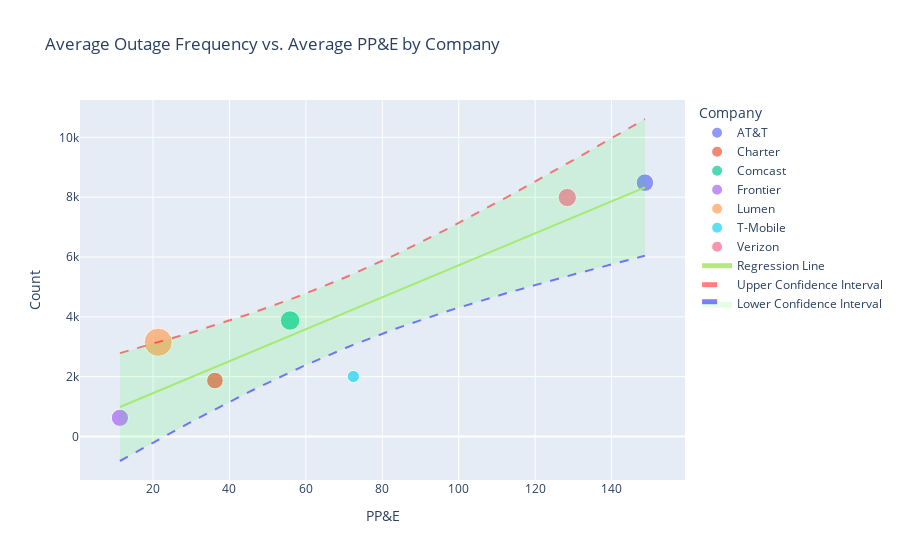

The notebook cell saved with this chart:
### Code cell
from visualization import PlotlyVisualizer

vis = PlotlyVisualizer('prepared_data.csv', 'datasets')
vis.plot_average_outage_vs_ppe(enable_ci=True)

### Figure 1 — Plotly figure (JSON) as saved in the notebook; plotly's stock layout.template omitted (floating-point values rounded to 4 significant figures)
{"data": [{"customdata": [[57.08]], "hovertemplate": "Company=AT&T<br>PP&E=%{x:.2f}<br>Count=%{y:.2f}<br>Outage per PP&E=%{customdata[0]:.2f}<extra></extra>", "legendgroup": "AT&T", "marker": {"color": "#636efa", "size": [57.08], "sizemode": "area", "sizeref": 0.3694, "symbol": "circle"}, "mode": "markers", "name": "AT&T", "orientation": "v", "showlegend": true, "type": "scatter", "x": [148.7], "xaxis": "x", "y": [8487.0], "yaxis": "y"}, {"customdata": [[51.43]], "hovertemplate": "Company=Charter<br>PP&E=%{x:.2f}<br>Count=%{y:.2f}<br>Outage per PP&E=%{customdata[0]:.2f}<extra></extra>", "legendgroup": "Charter", "marker": {"color": "#EF553B", "size": [51.43], "sizemode": "area", "sizeref": 0.3694, "symbol": "circle"}, "mode": "markers", "name": "Charter", "orientation": "v", "showlegend": true, "type": "scatter", "x": [36.19], "xaxis": "x", "y": [1869.0], "yaxis": "y"}, {"customdata": [[69.95]], "hovertemplate": "Company=Comcast<br>PP&E=%{x:.2f}<br>Count=%{y:.2f}<br>Outage per PP&E=%{customdata[0]:.2f}<extra></extra>", "legendgroup": "Comcast", "marker": {"color": "#00cc96", "size": [69.95], "sizemode": "area", "sizeref": 0.3694, "symbol": "circle"}, "mode": "markers", "name": "Comcast", "orientation": "v", "showlegend": true, "type": "scatter", "x": [55.85], "xaxis": "x", "y": [3877.0], "yaxis": "y"}, {"customdata": [[55.22]], "hovertemplate": "Company=Frontier<br>PP&E=%{x:.2f}<br>Count=%{y:.2f}<br>Outage per PP&E=%{customdata[0]:.2f}<extra></extra>", "legendgroup": "Frontier", "marker": {"color": "#ab63fa", "size": [55.22], "sizemode": "area", "sizeref": 0.3694, "symbol": "circle"}, "mode": "markers", "name": "Frontier", "orientation": "v", "showlegend": true, "type": "scatter", "x": [11.33], "xaxis": "x", "y": [622.8], "yaxis": "y"}, {"customdata": [[147.8]], "hovertemplate": "Company=Lumen<br>PP&E=%{x:.2f}<br>Count=%{y:.2f}<br>Outage per PP&E=%{customdata[0]:.2f}<extra></extra>", "legendgroup": "Lumen", "marker": {"color": "#FFA15A", "size": [147.8], "sizemode": "area", "sizeref": 0.3694, "symbol": "circle"}, "mode": "markers", "name": "Lumen", "orientation": "v", "showlegend": true, "type": "scatter", "x": [21.34], "xaxis": "x", "y": [3150.0], "yaxis": "y"}, {"customdata": [[27.69]], "hovertemplate": "Company=T-Mobile<br>PP&E=%{x:.2f}<br>Count=%{y:.2f}<br>Outage per PP&E=%{customdata[0]:.2f}<extra></extra>", "legendgroup": "T-Mobile", "marker": {"color": "#19d3f3", "size": [27.69], "sizemode": "area", "sizeref": 0.3694, "symbol": "circle"}, "mode": "markers", "name": "T-Mobile", "orientation": "v", "showlegend": true, "type": "scatter", "x": [72.43], "xaxis": "x", "y": [2005.0], "yaxis": "y"}, {"customdata": [[62.23]], "hovertemplate": "Company=Verizon<br>PP&E=%{x:.2f}<br>Count=%{y:.2f}<br>Outage per PP&E=%{customdata[0]:.2f}<extra></extra>", "legendgroup": "Verizon", "marker": {"color": "#FF6692", "size": [62.23], "sizemode": "area", "sizeref": 0.3694, "symbol": "circle"}, "mode": "markers", "name": "Verizon", "orientation": "v", "showlegend": true, "type": "scatter", "x": [128.4], "xaxis": "x", "y": [7990.0], "yaxis": "y"}, {"hoverinfo": "text", "mode": "lines", "name": "Regression Line", "text": ["Predicted Outage Freq. = 53.47 * PP&E + 377.61<br>Correlation coefficient: 0.92<br>Predicted value: 983.1", "Predicted Outage Freq. = 53.47 * PP&E + 377.61<br>Correlation coefficient: 0.92<br>Predicted value: 1057.3", "Predicted Outage Freq. = 53.47 * PP&E + 377.61<br>Correlation coefficient: 0.92<br>Predicted value: 1131.5", "Predicted Outage Freq. = 53.47 * PP&E + 377.61<br>Correlation coefficient: 0.92<br>Predicted value: 1205.7", "Predicted Outage Freq. = 53.47 * PP&E + 377.61<br>Correlation coefficient: 0.92<br>Predicted value: 1279.9", "Predicted Outage Freq. = 53.47 * PP&E + 377.61<br>Correlation coefficient: 0.92<br>Predicted value: 1354.1", "Predicted Outage Freq. = 53.47 * PP&E + 377.61<br>Correlation coefficient: 0.92<br>Predicted value: 1428.4", "Predicted Outage Freq. = 53.47 * PP&E + 377.61<br>Correlation coefficient: 0.92<br>Predicted value: 1502.6", "Predicted Outage Freq. = 53.47 * PP&E + 377.61<br>Correlation coefficient: 0.92<br>Predicted value: 1576.8", "Predicted Outage Freq. = 53.47 * PP&E + 377.61<br>Correlation coefficient: 0.92<br>Predicted value: 1651.0", "Predicted Outage Freq. = 53.47 * PP&E + 377.61<br>Correlation coefficient: 0.92<br>Predicted value: 1725.2", "Predicted Outage Freq. = 53.47 * PP&E + 377.61<br>Correlation coefficient: 0.92<br>Predicted value: 1799.4", "Predicted Outage Freq. = 53.47 * PP&E + 377.61<br>Correlation coefficient: 0.92<br>Predicted value: 1873.6", "Predicted Outage Freq. = 53.47 * PP&E + 377.61<br>Correlation coefficient: 0.92<br>Predicted value: 1947.8", "Predicted Outage Freq. = 53.47 * PP&E + 377.61<br>Correlation coefficient: 0.92<br>Predicted value: 2022.0", "Predicted Outage Freq. = 53.47 * PP&E + 377.61<br>Correlation coefficient: 0.92<br>Predicted value: 2096.2", "Predicted Outage Freq. = 53.47 * PP&E + 377.61<br>Correlation coefficient: 0.92<br>Predicted value: 2170.4", "Predicted Outage Freq. = 53.47 * PP&E + 377.61<br>Correlation coefficient: 0.92<br>Predicted value: 2244.6", "Predicted Outage Freq. = 53.47 * PP&E + 377.61<br>Correlation coefficient: 0.92<br>Predicted value: 2318.9", "Predicted Outage Freq. = 53.47 * PP&E + 377.61<br>Correlation coefficient: 0.92<br>Predicted value: 2393.1", "Predicted Outage Freq. = 53.47 * PP&E + 377.61<br>Correlation coefficient: 0.92<br>Predicted value: 2467.3", "Predicted Outage Freq. = 53.47 * PP&E + 377.61<br>Correlation coefficient: 0.92<br>Predicted value: 2541.5", "Predicted Outage Freq. = 53.47 * PP&E + 377.61<br>Correlation coefficient: 0.92<br>Predicted value: 2615.7", "Predicted Outage Freq. = 53.47 * PP&E + 377.61<br>Correlation coefficient: 0.92<br>Predicted value: 2689.9", "Predicted Outage Freq. = 53.47 * PP&E + 377.61<br>Correlation coefficient: 0.92<br>Predicted value: 2764.1", "Predicted Outage Freq. = 53.47 * PP&E + 377.61<br>Correlation coefficient: 0.92<br>Predicted value: 2838.3", "Predicted Outage Freq. = 53.47 * PP&E + 377.61<br>Correlation coefficient: 0.92<br>Predicted value: 2912.5", "Predicted Outage Freq. = 53.47 * PP&E + 377.61<br>Correlation coefficient: 0.92<br>Predicted value: 2986.7", "Predicted Outage Freq. = 53.47 * PP&E + 377.61<br>Correlation coefficient: 0.92<br>Predicted value: 3060.9", "Predicted Outage Freq. = 53.47 * PP&E + 377.61<br>Correlation coefficient: 0.92<br>Predicted value: 3135.1", "Predicted Outage Freq. = 53.47 * PP&E + 377.61<br>Correlation coefficient: 0.92<br>Predicted value: 3209.3", "Predicted Outage Freq. = 53.47 * PP&E + 377.61<br>Correlation coefficient: 0.92<br>Predicted value: 3283.6", "Predicted Outage Freq. = 53.47 * PP&E + 377.61<br>Correlation coefficient: 0.92<br>Predicted value: 3357.8", "Predicted Outage Freq. = 53.47 * PP&E + 377.61<br>Correlation coefficient: 0.92<br>Predicted value: 3432.0", "Predicted Outage Freq. = 53.47 * PP&E + 377.61<br>Correlation coefficient: 0.92<br>Predicted value: 3506.2", "Predicted Outage Freq. = 53.47 * PP&E + 377.61<br>Correlation coefficient: 0.92<br>Predicted value: 3580.4", "Predicted Outage Freq. = 53.47 * PP&E + 377.61<br>Correlation coefficient: 0.92<br>Predicted value: 3654.6", "Predicted Outage Freq. = 53.47 * PP&E + 377.61<br>Correlation coefficient: 0.92<br>Predicted value: 3728.8", "Predicted Outage Freq. = 53.47 * PP&E + 377.61<br>Correlation coefficient: 0.92<br>Predicted value: 3803.0", "Predicted Outage Freq. = 53.47 * PP&E + 377.61<br>Correlation coefficient: 0.92<br>Predicted value: 3877.2", "Predicted Outage Freq. = 53.47 * PP&E + 377.61<br>Correlation coefficient: 0.92<br>Predicted value: 3951.4", "Predicted Outage Freq. = 53.47 * PP&E + 377.61<br>Correlation coefficient: 0.92<br>Predicted value: 4025.6", "Predicted Outage Freq. = 53.47 * PP&E + 377.61<br>Correlation coefficient: 0.92<br>Predicted value: 4099.8", "Predicted Outage Freq. = 53.47 * PP&E + 377.61<br>Correlation coefficient: 0.92<br>Predicted value: 4174.0", "Predicted Outage Freq. = 53.47 * PP&E + 377.61<br>Correlation coefficient: 0.92<br>Predicted value: 4248.3", "Predicted Outage Freq. = 53.47 * PP&E + 377.61<br>Correlation coefficient: 0.92<br>Predicted value: 4322.5", "Predicted Outage Freq. = 53.47 * PP&E + 377.61<br>Correlation coefficient: 0.92<br>Predicted value: 4396.7", "Predicted Outage Freq. = 53.47 * PP&E + 377.61<br>Correlation coefficient: 0.92<br>Predicted value: 4470.9", "Predicted Outage Freq. = 53.47 * PP&E + 377.61<br>Correlation coefficient: 0.92<br>Predicted value: 4545.1", "Predicted Outage Freq. = 53.47 * PP&E + 377.61<br>Correlation coefficient: 0.92<br>Predicted value: 4619.3", "Predicted Outage Freq. = 53.47 * PP&E + 377.61<br>Correlation coefficient: 0.92<br>Predicted value: 4693.5", "Predicted Outage Freq. = 53.47 * PP&E + 377.61<br>Correlation coefficient: 0.92<br>Predicted value: 4767.7", "Predicted Outage Freq. = 53.47 * PP&E + 377.61<br>Correlation coefficient: 0.92<br>Predicted value: 4841.9", "Predicted Outage Freq. = 53.47 * PP&E + 377.61<br>Correlation coefficient: 0.92<br>Predicted value: 4916.1", "Predicted Outage Freq. = 53.47 * PP&E + 377.61<br>Correlation coefficient: 0.92<br>Predicted value: 4990.3", "Predicted Outage Freq. = 53.47 * PP&E + 377.61<br>Correlation coefficient: 0.92<br>Predicted value: 5064.5", "Predicted Outage Freq. = 53.47 * PP&E + 377.61<br>Correlation coefficient: 0.92<br>Predicted value: 5138.8", "Predicted Outage Freq. = 53.47 * PP&E + 377.61<br>Correlation coefficient: 0.92<br>Predicted value: 5213.0", "Predicted Outage Freq. = 53.47 * PP&E + 377.61<br>Correlation coefficient: 0.92<br>Predicted value: 5287.2", "Predicted Outage Freq. = 53.47 * PP&E + 377.61<br>Correlation coefficient: 0.92<br>Predicted value: 5361.4", "Predicted Outage Freq. = 53.47 * PP&E + 377.61<br>Correlation coefficient: 0.92<br>Predicted value: 5435.6", "Predicted Outage Freq. = 53.47 * PP&E + 377.61<br>Correlation coefficient: 0.92<br>Predicted value: 5509.8", "Predicted Outage Freq. = 53.47 * PP&E + 377.61<br>Correlation coefficient: 0.92<br>Predicted value: 5584.0", "Predicted Outage Freq. = 53.47 * PP&E + 377.61<br>Correlation coefficient: 0.92<br>Predicted value: 5658.2", "Predicted Outage Freq. = 53.47 * PP&E + 377.61<br>Correlation coefficient: 0.92<br>Predicted value: 5732.4", "Predicted Outage Freq. = 53.47 * PP&E + 377.61<br>Correlation coefficient: 0.92<br>Predicted value: 5806.6", "Predicted Outage Freq. = 53.47 * PP&E + 377.61<br>Correlation coefficient: 0.92<br>Predicted value: 5880.8", "Predicted Outage Freq. = 53.47 * PP&E + 377.61<br>Correlation coefficient: 0.92<br>Predicted value: 5955.0", "Predicted Outage Freq. = 53.47 * PP&E + 377.61<br>Correlation coefficient: 0.92<br>Predicted value: 6029.2", "Predicted Outage Freq. = 53.47 * PP&E + 377.61<br>Correlation coefficient: 0.92<br>Predicted value: 6103.5", "Predicted Outage Freq. = 53.47 * PP&E + 377.61<br>Correlation coefficient: 0.92<br>Predicted value: 6177.7", "Predicted Outage Freq. = 53.47 * PP&E + 377.61<br>Correlation coefficient: 0.92<br>Predicted value: 6251.9", "Predicted Outage Freq. = 53.47 * PP&E + 377.61<br>Correlation coefficient: 0.92<br>Predicted value: 6326.1", "Predicted Outage Freq. = 53.47 * PP&E + 377.61<br>Correlation coefficient: 0.92<br>Predicted value: 6400.3", "Predicted Outage Freq. = 53.47 * PP&E + 377.61<br>Correlation coefficient: 0.92<br>Predicted value: 6474.5", "Predicted Outage Freq. = 53.47 * PP&E + 377.61<br>Correlation coefficient: 0.92<br>Predicted value: 6548.7", "Predicted Outage Freq. = 53.47 * PP&E + 377.61<br>Correlation coefficient: 0.92<br>Predicted value: 6622.9", "Predicted Outage Freq. = 53.47 * PP&E + 377.61<br>Correlation coefficient: 0.92<br>Predicted value: 6697.1", "Predicted Outage Freq. = 53.47 * PP&E + 377.61<br>Correlation coefficient: 0.92<br>Predicted value: 6771.3", "Predicted Outage Freq. = 53.47 * PP&E + 377.61<br>Correlation coefficient: 0.92<br>Predicted value: 6845.5", "Predicted Outage Freq. = 53.47 * PP&E + 377.61<br>Correlation coefficient: 0.92<br>Predicted value: 6919.7", "Predicted Outage Freq. = 53.47 * PP&E + 377.61<br>Correlation coefficient: 0.92<br>Predicted value: 6994.0", "Predicted Outage Freq. = 53.47 * PP&E + 377.61<br>Correlation coefficient: 0.92<br>Predicted value: 7068.2", "Predicted Outage Freq. = 53.47 * PP&E + 377.61<br>Correlation coefficient: 0.92<br>Predicted value: 7142.4", "Predicted Outage Freq. = 53.47 * PP&E + 377.61<br>Correlation coefficient: 0.92<br>Predicted value: 7216.6", "Predicted Outage Freq. = 53.47 * PP&E + 377.61<br>Correlation coefficient: 0.92<br>Predicted value: 7290.8", "Predicted Outage Freq. = 53.47 * PP&E + 377.61<br>Correlation coefficient: 0.92<br>Predicted value: 7365.0", "Predicted Outage Freq. = 53.47 * PP&E + 377.61<br>Correlation coefficient: 0.92<br>Predicted value: 7439.2", "Predicted Outage Freq. = 53.47 * PP&E + 377.61<br>Correlation coefficient: 0.92<br>Predicted value: 7513.4", "Predicted Outage Freq. = 53.47 * PP&E + 377.61<br>Correlation coefficient: 0.92<br>Predicted value: 7587.6", "Predicted Outage Freq. = 53.47 * PP&E + 377.61<br>Correlation coefficient: 0.92<br>Predicted value: 7661.8", "Predicted Outage Freq. = 53.47 * PP&E + 377.61<br>Correlation coefficient: 0.92<br>Predicted value: 7736.0", "Predicted Outage Freq. = 53.47 * PP&E + 377.61<br>Correlation coefficient: 0.92<br>Predicted value: 7810.2", "Predicted Outage Freq. = 53.47 * PP&E + 377.61<br>Correlation coefficient: 0.92<br>Predicted value: 7884.4", "Predicted Outage Freq. = 53.47 * PP&E + 377.61<br>Correlation coefficient: 0.92<br>Predicted value: 7958.7", "Predicted Outage Freq. = 53.47 * PP&E + 377.61<br>Correlation coefficient: 0.92<br>Predicted value: 8032.9", "Predicted Outage Freq. = 53.47 * PP&E + 377.61<br>Correlation coefficient: 0.92<br>Predicted value: 8107.1", "Predicted Outage Freq. = 53.47 * PP&E + 377.61<br>Correlation coefficient: 0.92<br>Predicted value: 8181.3", "Predicted Outage Freq. = 53.47 * PP&E + 377.61<br>Correlation coefficient: 0.92<br>Predicted value: 8255.5", "Predicted Outage Freq. = 53.47 * PP&E + 377.61<br>Correlation coefficient: 0.92<br>Predicted value: 8329.7"], "type": "scatter", "x": [11.33, 12.71, 14.1, 15.49, 16.88, 18.26, 19.65, 21.04, 22.43, 23.82, 25.2, 26.59, 27.98, 29.37, 30.76, 32.14, 33.53, 34.92, 36.31, 37.7, 39.08, 40.47, 41.86, 43.25, 44.64, 46.02, 47.41, 48.8, 50.19, 51.58, 52.96, 54.35, 55.74, 57.13, 58.52, 59.9, 61.29, 62.68, 64.07, 65.46, 66.84, 68.23, 69.62, 71.01, 72.4, 73.78, 75.17, 76.56, 77.95, 79.34, 80.72, 82.11, 83.5, 84.89, 86.27, 87.66, 89.05, 90.44, 91.83, 93.21, 94.6, 95.99, 97.38, 98.77, 100.2, 101.5, 102.9, 104.3, 105.7, 107.1, 108.5, 109.9, 111.3, 112.6, 114.0, 115.4, 116.8, 118.2, 119.6, 121.0, 122.4, 123.8, 125.1, 126.5, 127.9, 129.3, 130.7, 132.1, 133.5, 134.9, 136.2, 137.6, 139.0, 140.4, 141.8, 143.2, 144.6, 146.0, 147.3, 148.7], "y": [983.1, 1057.0, 1132.0, 1206.0, 1280.0, 1354.0, 1428.0, 1503.0, 1577.0, 1651.0, 1725.0, 1799.0, 1874.0, 1948.0, 2022.0, 2096.0, 2170.0, 2245.0, 2319.0, 2393.0, 2467.0, 2541.0, 2616.0, 2690.0, 2764.0, 2838.0, 2913.0, 2987.0, 3061.0, 3135.0, 3209.0, 3284.0, 3358.0, 3432.0, 3506.0, 3580.0, 3655.0, 3729.0, 3803.0, 3877.0, 3951.0, 4026.0, 4100.0, 4174.0, 4248.0, 4322.0, 4397.0, 4471.0, 4545.0, 4619.0, 4694.0, 4768.0, 4842.0, 4916.0, 4990.0, 5065.0, 5139.0, 5213.0, 5287.0, 5361.0, 5436.0, 5510.0, 5584.0, 5658.0, 5732.0, 5807.0, 5881.0, 5955.0, 6029.0, 6103.0, 6178.0, 6252.0, 6326.0, 6400.0, 6474.0, 6549.0, 6623.0, 6697.0, 6771.0, 6846.0, 6920.0, 6994.0, 7068.0, 7142.0, 7217.0, 7291.0, 7365.0, 7439.0, 7513.0, 7588.0, 7662.0, 7736.0, 7810.0, 7884.0, 7959.0, 8033.0, 8107.0, 8181.0, 8255.0, 8330.0]}, {"line": {"color": "rgba(255, 0, 0, 0.5)", "dash": "dash"}, "mode": "lines", "name": "Upper Confidence Interval", "showlegend": true, "type": "scatter", "x": [11.33, 12.71, 14.1, 15.49, 16.88, 18.26, 19.65, 21.04, 22.43, 23.82, 25.2, 26.59, 27.98, 29.37, 30.76, 32.14, 33.53, 34.92, 36.31, 37.7, 39.08, 40.47, 41.86, 43.25, 44.64, 46.02, 47.41, 48.8, 50.19, 51.58, 52.96, 54.35, 55.74, 57.13, 58.52, 59.9, 61.29, 62.68, 64.07, 65.46, 66.84, 68.23, 69.62, 71.01, 72.4, 73.78, 75.17, 76.56, 77.95, 79.34, 80.72, 82.11, 83.5, 84.89, 86.27, 87.66, 89.05, 90.44, 91.83, 93.21, 94.6, 95.99, 97.38, 98.77, 100.2, 101.5, 102.9, 104.3, 105.7, 107.1, 108.5, 109.9, 111.3, 112.6, 114.0, 115.4, 116.8, 118.2, 119.6, 121.0, 122.4, 123.8, 125.1, 126.5, 127.9, 129.3, 130.7, 132.1, 133.5, 134.9, 136.2, 137.6, 139.0, 140.4, 141.8, 143.2, 144.6, 146.0, 147.3, 148.7], "y": [2788.0, 2837.0, 2886.0, 2935.0, 2985.0, 3035.0, 3086.0, 3137.0, 3188.0, 3240.0, 3292.0, 3344.0, 3397.0, 3450.0, 3504.0, 3558.0, 3613.0, 3668.0, 3724.0, 3780.0, 3837.0, 3895.0, 3953.0, 4012.0, 4071.0, 4131.0, 4192.0, 4254.0, 4316.0, 4380.0, 4444.0, 4509.0, 4575.0, 4641.0, 4709.0, 4777.0, 4846.0, 4917.0, 4988.0, 5060.0, 5133.0, 5207.0, 5282.0, 5358.0, 5435.0, 5513.0, 5592.0, 5672.0, 5752.0, 5834.0, 5916.0, 5999.0, 6083.0, 6168.0, 6254.0, 6340.0, 6428.0, 6516.0, 6604.0, 6694.0, 6784.0, 6874.0, 6966.0, 7057.0, 7150.0, 7243.0, 7336.0, 7431.0, 7525.0, 7620.0, 7716.0, 7811.0, 7908.0, 8004.0, 8101.0, 8199.0, 8297.0, 8395.0, 8493.0, 8592.0, 8691.0, 8790.0, 8890.0, 8990.0, 9090.0, 9190.0, 9291.0, 9392.0, 9493.0, 9594.0, 9695.0, 9797.0, 9899.0, 10000.0, 10100.0, 10210.0, 10310.0, 10410.0, 10510.0, 10620.0]}, {"fill": "tonexty", "fillcolor": "rgba(0, 255, 0, 0.1)", "line": {"color": "rgba(0, 0, 255, 0.5)", "dash": "dash"}, "mode": "lines", "name": "Lower Confidence Interval", "showlegend": true, "type": "scatter", "x": [11.33, 12.71, 14.1, 15.49, 16.88, 18.26, 19.65, 21.04, 22.43, 23.82, 25.2, 26.59, 27.98, 29.37, 30.76, 32.14, 33.53, 34.92, 36.31, 37.7, 39.08, 40.47, 41.86, 43.25, 44.64, 46.02, 47.41, 48.8, 50.19, 51.58, 52.96, 54.35, 55.74, 57.13, 58.52, 59.9, 61.29, 62.68, 64.07, 65.46, 66.84, 68.23, 69.62, 71.01, 72.4, 73.78, 75.17, 76.56, 77.95, 79.34, 80.72, 82.11, 83.5, 84.89, 86.27, 87.66, 89.05, 90.44, 91.83, 93.21, 94.6, 95.99, 97.38, 98.77, 100.2, 101.5, 102.9, 104.3, 105.7, 107.1, 108.5, 109.9, 111.3, 112.6, 114.0, 115.4, 116.8, 118.2, 119.6, 121.0, 122.4, 123.8, 125.1, 126.5, 127.9, 129.3, 130.7, 132.1, 133.5, 134.9, 136.2, 137.6, 139.0, 140.4, 141.8, 143.2, 144.6, 146.0, 147.3, 148.7], "y": [-821.3, -721.9, -622.7, -523.9, -425.3, -327.1, -229.2, -131.7, -34.46, 62.36, 158.8, 254.8, 350.4, 445.6, 540.2, 634.4, 728.1, 821.3, 913.9, 1006.0, 1097.0, 1188.0, 1279.0, 1368.0, 1457.0, 1545.0, 1633.0, 1719.0, 1805.0, 1891.0, 1975.0, 2058.0, 2141.0, 2223.0, 2304.0, 2384.0, 2463.0, 2541.0, 2618.0, 2694.0, 2770.0, 2844.0, 2917.0, 2990.0, 3061.0, 3132.0, 3202.0, 3270.0, 3338.0, 3405.0, 3471.0, 3536.0, 3601.0, 3664.0, 3727.0, 3789.0, 3850.0, 3910.0, 3970.0, 4029.0, 4088.0, 4145.0, 4202.0, 4259.0, 4315.0, 4370.0, 4425.0, 4480.0, 4533.0, 4587.0, 4640.0, 4692.0, 4744.0, 4796.0, 4848.0, 4898.0, 4949.0, 4999.0, 5049.0, 5099.0, 5148.0, 5197.0, 5246.0, 5295.0, 5343.0, 5391.0, 5439.0, 5487.0, 5534.0, 5581.0, 5628.0, 5675.0, 5722.0, 5768.0, 5814.0, 5861.0, 5907.0, 5952.0, 5998.0, 6044.0]}], "layout": {"legend": {"itemsizing": "constant", "title": {"text": "Company"}, "tracegroupgap": 0}, "title": {"text": "Average Outage Frequency vs. Average PP&E by Company"}, "xaxis": {"anchor": "y", "domain": [0, 1], "title": {"text": "PP&E"}}, "yaxis": {"anchor": "x", "domain": [0, 1], "title": {"text": "Count"}}}}
